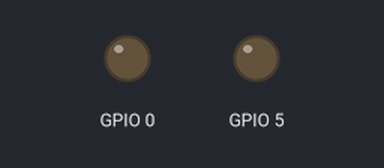
The sketch below on a simulated ESP8266 (Wemos D1 mini). Parts: output pins drawn as LEDs (lit = HIGH). WiFi joins after 1.5 s; servers stay silent unless stated; the local clock reads 2024-03-15 10:24:30 at power-on unless the sketch sets it; what the sketch prints to the serial monitor is not drawn.

Above: at 0.1 s.
Timing chart, 0 to 1.6 s (numbered marks = the images above):
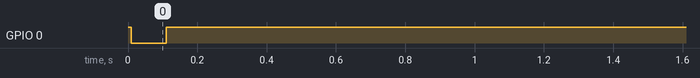

The sketch:

2024_06_04_livingLab_Linky_Wemos_ext_supply.ino
```cpp
// #################################  compile it for LOLIN (WeMO) D1 R1 ##############################
// Install driver CH34x_Install_Windows_v3_4
/* this code comes from https://github.com/esp8266/Arduino/tree/master/libraries/ESP8266WiFi/examples/HTTPSRequest
 *  Interesting also: https://maakbaas.com/esp8266-iot-framework/logs/https-requests/
 *  if error uploading the code: https://sparks.gogo.co.nz/ch340.html  download and install the driver.
*/

#include <NTPClient.h> // to get a clock from a synchronisation server
#include <WiFiUdp.h> // needed for the ntp client
//https://lastminuteengineers.com/esp8266-ntp-server-date-time-tutorial/
#include <TimeLib.h> // to convert epoch into days. requires to install library:

const long utcOffsetInSeconds = 3600;
String currentDate = "";


#include <ctype.h>
#include <ESP8266WiFi.h>
#include <WiFiClientSecure.h>
#include <ESP8266HTTPClient.h>
#include <WiFiClient.h>
#include "certs.h"
#ifndef STASSID
#define STASSID "livinglab"
#define STAPSK "2021#Bowl@LivingLab"

#endif
#include <EEPROM.h>


//const long utcOffsetInSeconds = 3600;

//##############   variables definition   ###########################
int counterwakeup = 0; // counter to check how many times we wen to wake up before to send requests
String StringToDetect = "SINSTS";
char detectSINSTS[7]; // array that records the characters received
char detectPAPP[5]; // array that records the characters received

bool state = HIGH; // state for the LED
bool start_record = false;  // boolean triggered to start recording the power measurement
char puissance[5]; // power measured, in char
int puissance_int = 0; // power measured, in int
uint puissance_Uint = 0; // power measured, in int
uint puissance_moyenne = 0; // averagepower measured, in int
uint firststartup = 0;


int indice = 0;  // index for the recording of the power
int debug = 1;  // true when we are in debug mode
uint counter_moyenne = 0; // counter to compute the average
uint counter_moyennetemp = 0; // used to store temporary counter to compute the average
int puissanceCommuniquee = 0; // puissance que l'on communique via wifi
bool finished_recording = false; //specifies if we can go back to sleep (= we received the signal from Linky)
long int timeoutReadLinky = 0; // timeout to stop trying to read linky if there is no data to read
//const int A0 = A0;  // Analog input pin that the potentiometer is attached to
int BatteryVoltage = 0;
int Danger = 0; // indicate if Power > Powermax
int Powermax = 10000; // to be read from Linky, and stored in EEPROM
long int t1 = 0;
long int t2=0;
uint voltageThreshold = 190; //207; // voltage limit to startup the communication
uint voltageThreshold2 = 170; // voltage limit to startup the process
const char* TIP_host = "tip-imredd.unice.fr";


const char* ssid = STASSID;
const char* password = STAPSK;

X509List cert(cert_DigiCert_Global_Root_CA);

   // ################ set up wifi + send message function, is triggered only

void send_wifi_TIP() {


        time_t now = time(nullptr);
        while (now < 8 * 3600 * 2) {
          delay(500);
          now = time(nullptr);
        }
        struct tm timeinfo;
        gmtime_r(&now, &timeinfo);
      int epoch_time = now;


          String monthstringstart = "";
          String yearstringstart = "";
          String daystringstart = "";
          String hourstringstart = "";
          String minutestringstart = "";
          String secondstringstart = "";

          String monthstringend = "";
          String yearstringend = "";
          String daystringend = "";
          String hourstringend = "";
          String minutestringend = "";
          String secondstringend = "";


          if (month(epoch_time)>9) {
            monthstringstart = String(month(epoch_time));
          }else {
            monthstringstart = "0"+String(month(epoch_time));
          }
          if (day(epoch_time)>9) {
            daystringstart = String(day(epoch_time));
          }else {
              daystringstart = "0"+String(day(epoch_time));
          }
          if (hour(epoch_time)>9) {
            hourstringstart = String(hour(epoch_time));
          }else {
              hourstringstart = "0"+String(hour(epoch_time));
          }
          if (minute(epoch_time)>9) {
            minutestringstart = String(minute(epoch_time));
          }else {
            minutestringstart = "0"+String(minute(epoch_time));
          }
          if (second(epoch_time)>9) {
            secondstringstart = String(second(epoch_time));
          }else {
            secondstringstart = "0"+String(second(epoch_time));
          }
          yearstringstart = String(year(epoch_time));
          int counter_moyenne_int = counter_moyenne;
          // define end date:
          epoch_time=epoch_time + 1;//15*max(1,counter_moyenne_int); // IF WE HAVE SLEEP EVERY 10-15 SECONDS
          if (month(epoch_time)>9) {
            monthstringend = String(month(epoch_time));
          }else {
            monthstringend = "0"+String(month(epoch_time));
          }
          if (day(epoch_time)>9) {
            daystringend = String(day(epoch_time));
          }else {
              daystringend = "0"+String(day(epoch_time));
          }
          if (hour(epoch_time)>9) {
            hourstringend = String(hour(epoch_time));
          }else {
              hourstringend = "0"+String(hour(epoch_time));
          }
          if (minute(epoch_time)>9) {
            minutestringend = String(minute(epoch_time));
          }else {
            minutestringend = "0"+String(minute(epoch_time));
          }
          if (second(epoch_time)>9) {
            secondstringend = String(second(epoch_time));
          }else {
            secondstringend = "0"+String(second(epoch_time));
          }
          yearstringend = String(year(epoch_time));


  WiFiClientSecure client;
  //client.setTrustAnchors(&cert);
  client.setInsecure(); //the magic line, use with caution


        if (!client.connect(TIP_host, github_port)) {
          //Connection failed
          return;
        }

         String url = "/nodes/imredd/energyconso/linky";

        String httpRequestData = "linkySensor,sensor_id=LinkyLivingLab power="+String(puissanceCommuniquee)+",danger="+String(Danger)+",voltage=234.231,frequency=50.2,pf=0.9 "+String(epoch_time)+"000000000";
        Serial.println(httpRequestData); //
        client.print(String("POST ") + url + " HTTP/1.0\r\n" + "Host: " + TIP_host + "\r\n" + "User-Agent: BuildFailureDetectorESP8266\r\n" +  "Content-Length: " + httpRequestData.length()   + "\r\n"+"Connection: close\r\n\r\n"+httpRequestData);


}


   // ################ listen to Linky, every 15 seconds #####################
void readLinky1200(){
 //Serial.println("reading TIC!");
//digitalWrite(0, LOW); // initialisation
//delay(50);
// digitalWrite(0, HIGH); // initialisation
//delay(50);
  int communication = Serial.available();
  if (communication != 0)  // when we receive a character
  {
    char caracter = Serial.read();
    // we slide the array of detect_PAPP to keep collecting characters
  /*  detectSINSTS[0]=detectSINSTS[1];
    detectSINSTS[1]=detectSINSTS[2];
    detectSINSTS[2]=detectSINSTS[3];
    detectSINSTS[3]=detectSINSTS[4];
    detectSINSTS[4]=detectSINSTS[5];
    detectSINSTS[5]=detectSINSTS[6];
    detectSINSTS[6]=caracter; */
    detectPAPP[0]=detectPAPP[1];
    detectPAPP[1]=detectPAPP[2];
    detectPAPP[2]=detectPAPP[3];
    detectPAPP[3]=detectPAPP[4];
    detectPAPP[4]=caracter;

    if (start_record == true ) // if we have received "PAPP " or "SINST ", we start recording the power
    {
     if (indice>=5 )//&& (caracter == ' ' || isdigit(caracter)==false)) // if we receive a space, the power information is over. could be more robust by considering anything above 9
      {
        indice = 0;
                 if (debug==1){
        Serial.print("got a power:");
        Serial.println(puissance);}
        start_record = false;
        puissance_int = String(puissance).toInt();
        puissance_Uint = (unsigned int)puissance_int;
        puissance_moyenne = puissance_moyenne + puissance_Uint;
        finished_recording=true;
        if (puissance_int > Powermax)  // if the power is above 6kW
        {
        puissanceCommuniquee = puissance_int;
        counter_moyennetemp = counter_moyenne;
        counter_moyenne = 1;
        Danger = 1;
        send_wifi_TIP();
        Danger = 0;
        counter_moyenne = counter_moyennetemp;
        }
       /* if (puissance_int > Powermax_test_relai)  // if the power is above 6kW
        {
          Need_to_cut = 1;
        } */
        }
      else {  // if we have received a digit, we store it
         if (isdigit(caracter))
         {puissance[indice] = caracter;}
         else puissance[indice] = '0';   //we should discard the number  instead of putting a 0
          indice = indice+1;
        }
    }
    else
    {
 //   if (detectSINSTS[0]=='S' && detectSINSTS[1]=='I' && detectSINSTS[2]=='N' && detectSINSTS[3]=='S' &&detectSINSTS[4]=='T' && detectSINSTS[5]=='S')
     if (detectPAPP[0]=='P' && detectPAPP[1]=='A' && detectPAPP[2]=='P' && detectPAPP[3]=='P' && detectPAPP[4]==' ' )
    {
          start_record = true;
          counter_moyenne = counter_moyenne+1;
          for (int i = 0; i < sizeof(puissance)/sizeof(puissance[0]); i++){
          puissance[i] = 0;}
    }
    }
  }
}


 void setup() {
  pinMode(0, OUTPUT);
  digitalWrite(0, HIGH); // initialisation
  delay(10);
  digitalWrite(0, LOW);
    delay(100);
   digitalWrite(0, HIGH); // initialisation
  pinMode(5, OUTPUT);
  digitalWrite(5, LOW);
        Serial.begin(1200,SERIAL_7E1);    // Define and start serial monitoring of the Linky TIC
//Serial.swap();

    // commit 512 bytes of ESP8266 flash (for "EEPROM" emulation)
  // this step actually loads the content (512 bytes) of flash into
  // a 512-byte-array cache in RAM

  // read bytes (i.e. sizeof(data) from "EEPROM"),
  // in reality, reads from byte-array cache


finished_recording = false;

     //WiFi.mode(WIFI_STA);

    // WiFi.config(ip, gateway_dns, gateway_dns);
      WiFi.begin(ssid, password);

  while (WiFi.status() != WL_CONNECTED) {
    delay(50);
  }

           if (debug==1){
 Serial.println("connected");
 Serial.println("IP address: "); //
Serial.println(WiFi.localIP());//
           }


  configTime(3 * 3600, 0,"134.59.1.5", "pool.ntp.org", "time.nist.gov");

 // ESP.deepSleep(20e6); // we go to sleep 10 seconds
 // ESP.deepSleep(20e6); // we go to sleep 10 seconds
    }
    void loop() { // nothing here, we go to sleep and do not enter an infinite loop


puissance_int = 0; // power measured, in int
puissance_Uint = 0; // power measured, in int
puissance_moyenne = 0; // averagepower measured, in int
firststartup = 0;


indice = 0;  // index for the recording of the power
 counter_moyenne = 0; // counter to compute the average
 counter_moyennetemp = 0; // used to store temporary counter to compute the average
 puissanceCommuniquee = 0; // puissance que l'on communique via wifi
 finished_recording = false; //specifies if we can go back to sleep (= we received the signal from Linky)
 timeoutReadLinky = 0; // timeout to stop trying to read linky if there is no data to read
//const int A0 = A0;  // Analog input pin that the potentiometer is attached to
 BatteryVoltage = 0;
 Danger = 0; // indicate if Power > Powermax
 Powermax = 10000; // to be read from Linky, and stored in EEPROM
t1 = 0;
t2=0;


         if (debug==1){
          Serial.println("New loop");
         }
     timeoutReadLinky = 0;
     int counter = 1;
       while(finished_recording == false && counter<10000){
            readLinky1200(); // we read Linky data until we have found a data (finished_recording) or if the timeout is reached
           counter = counter +1;
           //  t2 = millis();
           //  timeoutReadLinky = t2-t1;
     //             if (debug==1){
     //     Serial.print(".");
          //Serial.println(counter);
     //    }
        }

       if(debug==1 || finished_recording) {  // if we have enough voltage, we send the data and reinitialise the values
         puissanceCommuniquee=puissance_moyenne;
         // puissanceCommuniquee=puissance_Uint;
         if (debug==1){
          Serial.println("ready to send");
         }

            send_wifi_TIP();
            counterwakeup = 0;
            counter_moyenne = 0;
            puissance_moyenne = 0;
        }


    }
```

certs.h
```cpp
// this file is autogenerated - any modification will be overwritten
// unused symbols will not be linked in the final bina
// generated on 2022-07-18 22:03:52
// by ['../../../../tools/cert.py', '-s', 'api.github.com', '-n', 'github']

#pragma once

////////////////////////////////////////////////////////////
// certificate chain for api.github.com:443

const char* github_host = "testcharger.charge-angels.com";
const uint16_t github_port = 443;//443;

// CN: *.github.com => name: __github_com
// not valid before: 2022-03-16 00:00:00
// not valid after:  2023-03-16 23:59:59
const char fingerprint___github_com [] PROGMEM = "29:70:30:74:ca:3c:48:f5:4a:79:c6:2d:11:57:a2:41:2a:2d:7d:5c";
const char pubkey___github_com [] PROGMEM = R"PUBKEY(
-----BEGIN PUBLIC KEY-----
MFkwEwYHKoZIzj0CAQYIKoZIzj0DAQcDQgAESG9YDaGa2BwrfubzcAQFOjMd71wz
8ofipEwn5CN1GAr5/d5T4F8kG07apsv8t5emn5Fufm/uMW1iJXug/96/QQ==
-----END PUBLIC KEY-----
)PUBKEY";

// http://cacerts.digicert.com/DigiCertTLSHybridECCSHA3842020CA1-1.crt
// CN: DigiCert TLS Hybrid ECC SHA384 2020 CA1 => name: DigiCert_TLS_Hybrid_ECC_SHA384_2020_CA1
// not valid before: 2021-04-14 00:00:00
// not valid after:  2031-04-13 23:59:59
const char cert_DigiCert_TLS_Hybrid_ECC_SHA384_2020_CA1 [] PROGMEM = R"CERT(
-----BEGIN CERTIFICATE-----
MIIEFzCCAv+gAwIBAgIQB/LzXIeod6967+lHmTUlvTANBgkqhkiG9w0BAQwFADBh
MQswCQYDVQQGEwJVUzEVMBMGA1UEChMMRGlnaUNlcnQgSW5jMRkwFwYDVQQLExB3
d3cuZGlnaWNlcnQuY29tMSAwHgYDVQQDExdEaWdpQ2VydCBHbG9iYWwgUm9vdCBD
QTAeFw0yMTA0MTQwMDAwMDBaFw0zMTA0MTMyMzU5NTlaMFYxCzAJBgNVBAYTAlVT
MRUwEwYDVQQKEwxEaWdpQ2VydCBJbmMxMDAuBgNVBAMTJ0RpZ2lDZXJ0IFRMUyBI
eWJyaWQgRUNDIFNIQTM4NCAyMDIwIENBMTB2MBAGByqGSM49AgEGBSuBBAAiA2IA
BMEbxppbmNmkKaDp1AS12+umsmxVwP/tmMZJLwYnUcu/cMEFesOxnYeJuq20ExfJ
qLSDyLiQ0cx0NTY8g3KwtdD3ImnI8YDEe0CPz2iHJlw5ifFNkU3aiYvkA8ND5b8v
c6OCAYIwggF+MBIGA1UdEwEB/wQIMAYBAf8CAQAwHQYDVR0OBBYEFAq8CCkXjKU5
bXoOzjPHLrPt+8N6MB8GA1UdIwQYMBaAFAPeUDVW0Uy7ZvCj4hsbw5eyPdFVMA4G
A1UdDwEB/wQEAwIBhjAdBgNVHSUEFjAUBggrBgEFBQcDAQYIKwYBBQUHAwIwdgYI
KwYBBQUHAQEEajBoMCQGCCsGAQUFBzABhhhodHRwOi8vb2NzcC5kaWdpY2VydC5j
b20wQAYIKwYBBQUHMAKGNGh0dHA6Ly9jYWNlcnRzLmRpZ2ljZXJ0LmNvbS9EaWdp
Q2VydEdsb2JhbFJvb3RDQS5jcnQwQgYDVR0fBDswOTA3oDWgM4YxaHR0cDovL2Ny
bDMuZGlnaWNlcnQuY29tL0RpZ2lDZXJ0R2xvYmFsUm9vdENBLmNybDA9BgNVHSAE
NjA0MAsGCWCGSAGG/WwCATAHBgVngQwBATAIBgZngQwBAgEwCAYGZ4EMAQICMAgG
BmeBDAECAzANBgkqhkiG9w0BAQwFAAOCAQEAR1mBf9QbH7Bx9phdGLqYR5iwfnYr
6v8ai6wms0KNMeZK6BnQ79oU59cUkqGS8qcuLa/7Hfb7U7CKP/zYFgrpsC62pQsY
kDUmotr2qLcy/JUjS8ZFucTP5Hzu5sn4kL1y45nDHQsFfGqXbbKrAjbYwrwsAZI/
BKOLdRHHuSm8EdCGupK8JvllyDfNJvaGEwwEqonleLHBTnm8dqMLUeTF0J5q/hos
Vq4GNiejcxwIfZMy0MJEGdqN9A57HSgDKwmKdsp33Id6rHtSJlWncg+d0ohP/rEh
xRqhqjn1VtvChMQ1H3Dau0bwhr9kAMQ+959GG50jBbl9s08PqUU643QwmA==
-----END CERTIFICATE-----
)CERT";

// http://cacerts.digicert.com/DigiCertGlobalRootCA.crt
// CN: DigiCert Global Root CA => name: DigiCert_Global_Root_CA
// not valid before: 2006-11-10 00:00:00
// not valid after:  2031-11-10 00:00:00
const char cert_DigiCert_Global_Root_CA [] PROGMEM = R"CERT(
-----BEGIN CERTIFICATE-----
MIIFazCCA1OgAwIBAgIRAIIQz7DSQONZRGPgu2OCiwAwDQYJKoZIhvcNAQELBQAw
TzELMAkGA1UEBhMCVVMxKTAnBgNVBAoTIEludGVybmV0IFNlY3VyaXR5IFJlc2Vh
cmNoIEdyb3VwMRUwEwYDVQQDEwxJU1JHIFJvb3QgWDEwHhcNMTUwNjA0MTEwNDM4
WhcNMzUwNjA0MTEwNDM4WjBPMQswCQYDVQQGEwJVUzEpMCcGA1UEChMgSW50ZXJu
ZXQgU2VjdXJpdHkgUmVzZWFyY2ggR3JvdXAxFTATBgNVBAMTDElTUkcgUm9vdCBY
MTCCAiIwDQYJKoZIhvcNAQEBBQADggIPADCCAgoCggIBAK3oJHP0FDfzm54rVygc
h77ct984kIxuPOZXoHj3dcKi/vVqbvYATyjb3miGbESTtrFj/RQSa78f0uoxmyF+
0TM8ukj13Xnfs7j/EvEhmkvBioZxaUpmZmyPfjxwv60pIgbz5MDmgK7iS4+3mX6U
A5/TR5d8mUgjU+g4rk8Kb4Mu0UlXjIB0ttov0DiNewNwIRt18jA8+o+u3dpjq+sW
T8KOEUt+zwvo/7V3LvSye0rgTBIlDHCNAymg4VMk7BPZ7hm/ELNKjD+Jo2FR3qyH
B5T0Y3HsLuJvW5iB4YlcNHlsdu87kGJ55tukmi8mxdAQ4Q7e2RCOFvu396j3x+UC
B5iPNgiV5+I3lg02dZ77DnKxHZu8A/lJBdiB3QW0KtZB6awBdpUKD9jf1b0SHzUv
KBds0pjBqAlkd25HN7rOrFleaJ1/ctaJxQZBKT5ZPt0m9STJEadao0xAH0ahmbWn
OlFuhjuefXKnEgV4We0+UXgVCwOPjdAvBbI+e0ocS3MFEvzG6uBQE3xDk3SzynTn
jh8BCNAw1FtxNrQHusEwMFxIt4I7mKZ9YIqioymCzLq9gwQbooMDQaHWBfEbwrbw
qHyGO0aoSCqI3Haadr8faqU9GY/rOPNk3sgrDQoo//fb4hVC1CLQJ13hef4Y53CI
rU7m2Ys6xt0nUW7/vGT1M0NPAgMBAAGjQjBAMA4GA1UdDwEB/wQEAwIBBjAPBgNV
HRMBAf8EBTADAQH/MB0GA1UdDgQWBBR5tFnme7bl5AFzgAiIyBpY9umbbjANBgkq
hkiG9w0BAQsFAAOCAgEAVR9YqbyyqFDQDLHYGmkgJykIrGF1XIpu+ILlaS/V9lZL
ubhzEFnTIZd+50xx+7LSYK05qAvqFyFWhfFQDlnrzuBZ6brJFe+GnY+EgPbk6ZGQ
3BebYhtF8GaV0nxvwuo77x/Py9auJ/GpsMiu/X1+mvoiBOv/2X/qkSsisRcOj/KK
NFtY2PwByVS5uCbMiogziUwthDyC3+6WVwW6LLv3xLfHTjuCvjHIInNzktHCgKQ5
ORAzI4JMPJ+GslWYHb4phowim57iaztXOoJwTdwJx4nLCgdNbOhdjsnvzqvHu7Ur
TkXWStAmzOVyyghqpZXjFaH3pO3JLF+l+/+sKAIuvtd7u+Nxe5AW0wdeRlN8NwdC
jNPElpzVmbUq4JUagEiuTDkHzsxHpFKVK7q4+63SM1N95R1NbdWhscdCb+ZAJzVc
oyi3B43njTOQ5yOf+1CceWxG1bQVs5ZufpsMljq4Ui0/1lvh+wjChP4kqKOJ2qxq
4RgqsahDYVvTH9w7jXbyLeiNdd8XM2w9U/t7y0Ff/9yi0GE44Za4rF2LN9d11TPA
mRGunUHBcnWEvgJBQl9nJEiU0Zsnvgc/ubhPgXRR4Xq37Z0j4r7g1SgEEzwxA57d
emyPxgcYxn/eR44/KJ4EBs+lVDR3veyJm+kXQ99b21/+jh5Xos1AnX5iItreGCc=
-----END CERTIFICATE-----
)CERT";


// end of certificate chain for api.github.com:443
////////////////////////////////////////////////////////////in for api.github.com:443
////////////////////////////////////////////////////////////
```
